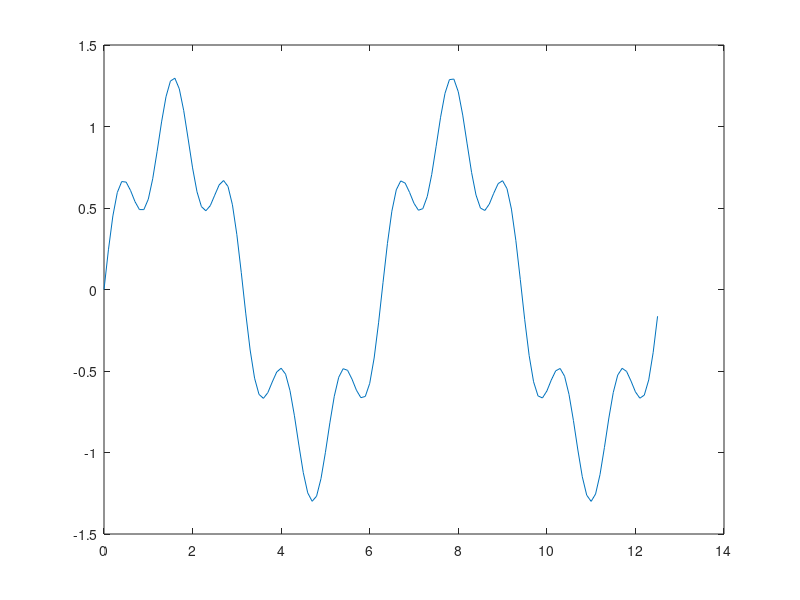

Recreate this plot in MATLAB. (Note: this script raises an error after producing the figure.)
%% Uppgift 1
r=4;
A=pi*r^2

%% Uppgift 2
x=0:0.1:pi*4;
f=sin(x)+0.3*sin(5*x);
plot(x,f)

%% Uppgift 3

s=0;
for i=1:5
    s=s+i^2;
end
disp(s)

%% Uppgift 4
x1=fzero(@min_fun,-1)
x2=fzero(@min_fun,1)

%% Uppgift 5
% linspace(x1,x2,n) d?r n ?r antalet punkter
% Standard ?r 100 punkter